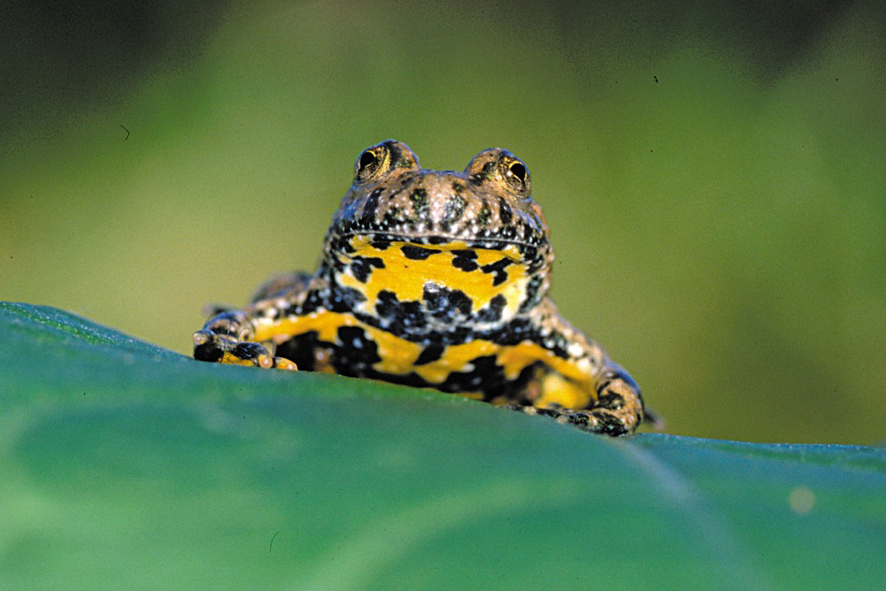
#> input picture unke.jpg, 886 x 591 px
$ python bar3.py --input ../unke.jpg
#> lines starting #> are read from the running program, lines starting #| are printed output that depends on the picture; after the words box and inside, x2 and y2 are one past the last pixel; in counts of white or black regions, pixels touching at a corner belong together
#> further down, src is the input picture: shape (591, 886, 3); mean B, G, R 73.9, 120, 88
# from __future__ import print_function
import cv2 as cv
import argparse
import numpy as np
import matplotlib.pyplot as plt
from scipy import signal
from math import sqrt
from lines import intersects, intersectR, orientation

max_lowThreshold = 100

window_name = 'Edge Map'
title_trackbar = 'Min Threshold:'
ratio = 3
kernel_size = 3
nonzero = None
scale = 0.3

col = [                 # rot...
    [204, 204, 255],    # 0
    [153, 153, 255],
    [102, 102, 255],
    [51, 51, 255],    # 3
    [0, 0, 255],
    [0, 0, 204],
    [0, 0, 153],    # 6
    [0, 0, 102],
    [0, 0, 51],
    [0, 0, 0],     # 9
    [0, 0, 0]
]

col1 = [            # blau
    [204, 0, 0],
    [204, 51, 0],
    [204, 102, 0],
    [204, 153, 0],
    [204, 204, 0],
    [204, 255, 0]
]


# [8 lines left out: function kindOfEnlargement, not called in this run]


class Triangle:
    def __init__(self, src):
        self.src = src
        self.src_gray = cv.cvtColor(src, cv.COLOR_BGR2GRAY)
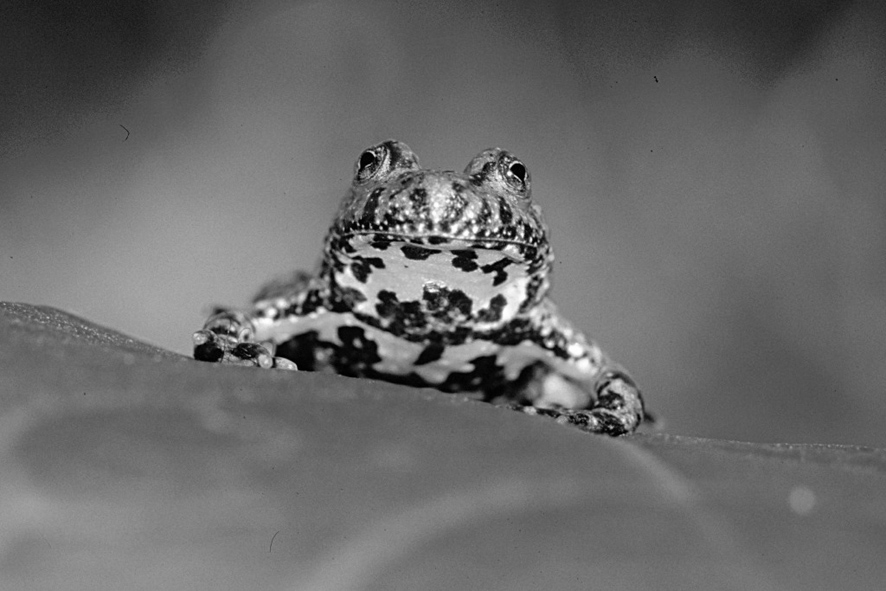
#> self.src_gray: shape (591, 886); min 0, max 255, mean 105.2
        self.src_hsv = cv.cvtColor(src, cv.COLOR_BGR2HSV)
#> self.src_hsv: shape (591, 886, 3); mean H, S, V 53.6, 125.3, 122.8
        self.img = src.copy()
        self.nonzero = None             # koordinaten von canny
        self.detected_edges = None      # canny
        self.z = []
        self.lines = []
        self.raster = None
        self.points = None  #  [[layer, x, y]...
        self.initEdges()
        self.initRaster(50)
        self.triangle = None # [[x1, y1], [x2, y2], [x3, y3]]
        self.itriangle = None # index des Triangles [i0, i1, i2]
        # letzer triangle
        self.enlargement = []
        self.index = 0  # index for 'current' enlargement


    # [12 lines left out: functions drawRasterX, drawRaster, not called in this run]


    def findZ(self, p, delta):
        """ return k, point where the lower k means the better edge for p"""
        max = sqrt(2)*(delta/2)
        for k, edges in enumerate(self.z):
            distances = np.sqrt((edges[:,:,0] - p[0]) ** 2 + (edges[:,:,1] - p[1]) ** 2)
            nearest_index = np.argmin(distances)
            point = edges[nearest_index][0]
            # check if this point is within delta bound
            if (sqrt( (p[0]-point[0]) ** 2 + (p[1]-point[1]) ** 2) < max):
                return (k, point)
        return (10, p)


    def initEdges(self):
        img_blur = cv.blur(self.src_gray, (3,3))
        for i in range(10, 0, -1):
            threshold = i*10
            detected_edges = cv.Canny(img_blur, threshold, threshold*ratio, kernel_size)
        # indices = np.where(detected_edges != [0])
            self.z.append(cv.findNonZero(detected_edges))
#> this loop made 10 passes
#> pass 1, in initEdges, `detected_edges = cv.Canny(img_blur, threshold, threshold*ratio, kernel..`:
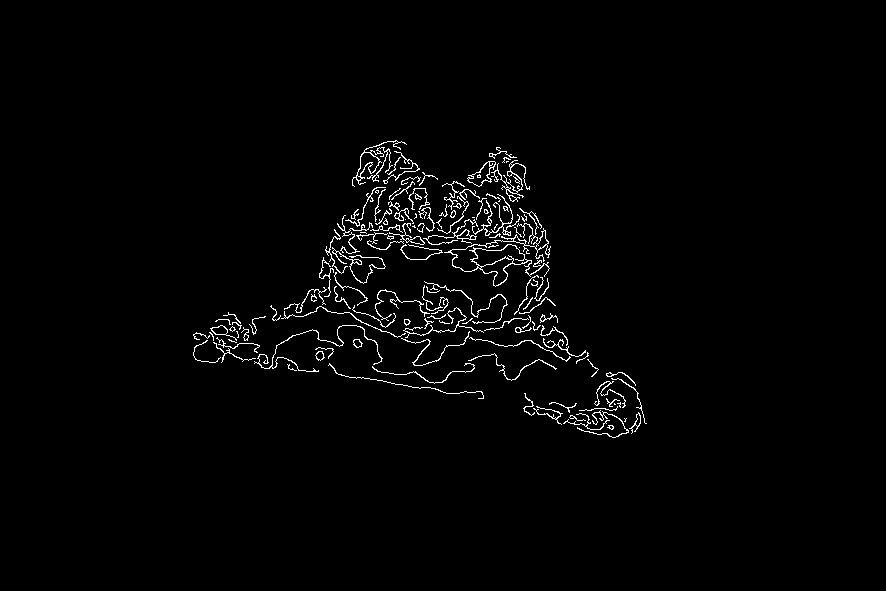
#> detected_edges: shape (591, 886); 1.8% white in thin lines or dots, all inside (x1, y1, x2, y2) = (193, 140, 647, 438)
#> pass 2, in initEdges, `detected_edges = cv.Canny(img_blur, threshold, threshold*ratio, kernel..`:
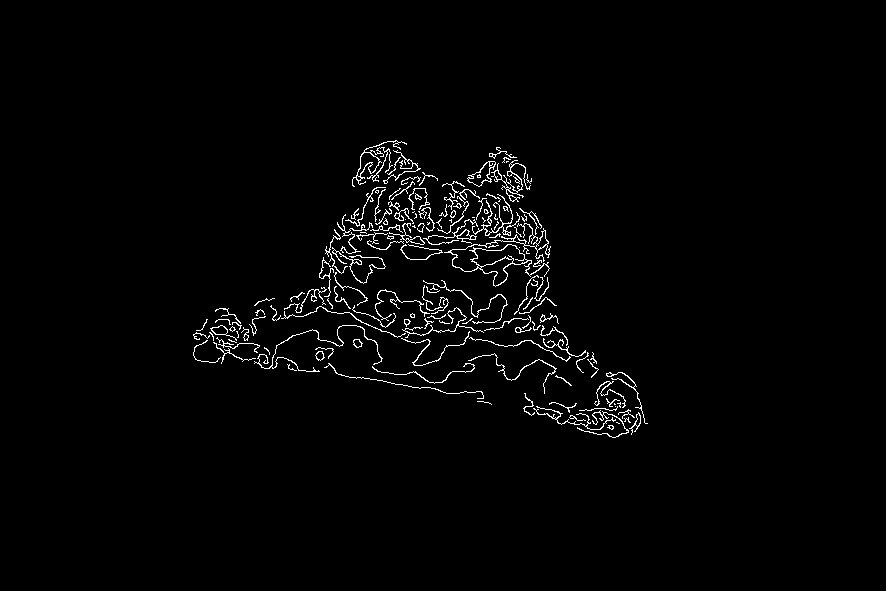
#> detected_edges: shape (591, 886); 1.8% white in thin lines or dots, all inside (x1, y1, x2, y2) = (193, 140, 648, 438)
#> pass 3, in initEdges, `detected_edges = cv.Canny(img_blur, threshold, threshold*ratio, kernel..`:
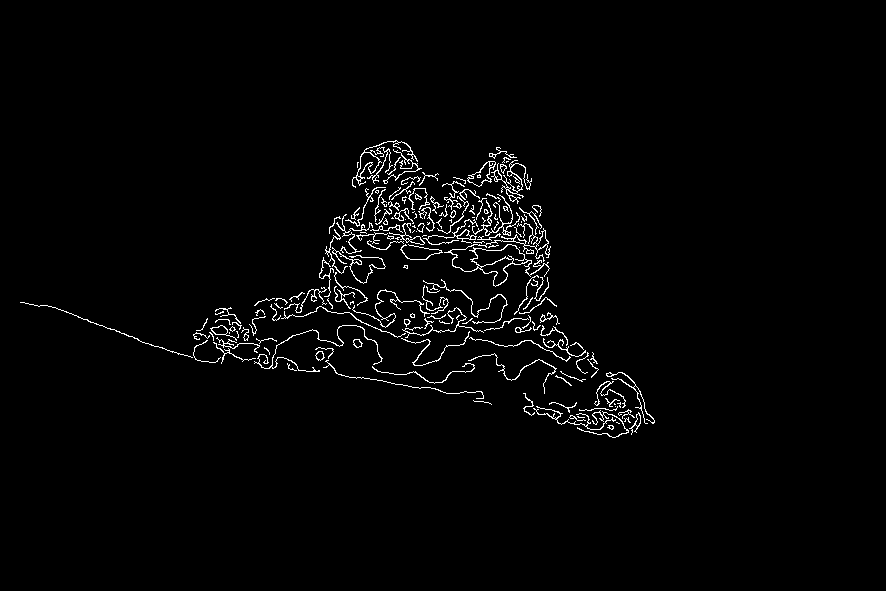
#> detected_edges: shape (591, 886); 2% white in thin lines or dots, all inside (x1, y1, x2, y2) = (20, 140, 655, 438)
#> after the loop:
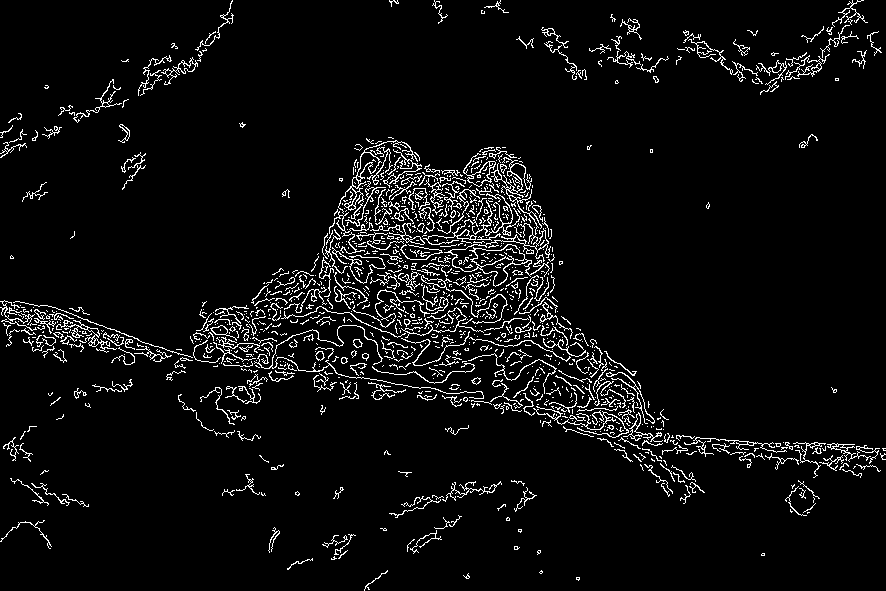
#> detected_edges: shape (591, 886); 5.2% white in thin lines or dots
#> after the loop, self.z = 10 contours; largest, box (x1, y1, x2, y2) and area: (0, 76, 880, 454) 124152, (0, 76, 793, 450) 95903, (13, 76, 659, 438) 63221, (13, 76, 659, 438) 62928, (0, 0, 886, 591) 48066
        print("Edges initi, ", len(self.z))
#| Edges initi,  10
        print('shape', self.src.shape)
#| shape (591, 886, 3)

    def initRaster(self, delta):
#> called with delta = 50
        x = (self.src.shape[1]+delta) // delta
#> x = 18
        y = (self.src.shape[0]+delta) // delta
#> y = 12
        # print('size', x, y)
        self.raster = np.zeros((x, y, 3), dtype = np.int64)
        for i in range(0, x):
            for j in range(0, y):
                # cv.circle(self.img, (i,j),2,(255,0,0),-1)
                (k, p) = self.findZ((i*delta,j*delta), delta)
                # print("p:", (i, j), "got: ", k, p)
                self.raster[i, j] = [k, p[0], p[1]]
                # cv.circle(self.img, p,2,col[k],-1)
        # print('raster', self.raster)
        (x,y,c) = self.raster.shape
#> c = 3
        self.points = self.raster.reshape(x*y, c)

    def reset(self):
        self.img = src.copy()
        self.lines = []

    def at(self, i):
        """ returns coordinates of index i"""
        return self.points[i][1:3]

    # [148 lines left out: functions tria, doCanny, find_nearest_white, find_nearest, set_triangle, find_triangle and 5 more, not called in this run]

    def addLine(self, p, q):
        self.lines.append((p, q))


    # [40 lines left out: functions linePossible, threshold, getavg, getColorDelta, not called in this run]


parser = argparse.ArgumentParser(description='Code for Canny Edge Detector tutorial.')
parser.add_argument('--input', help='Path to input image.', default='storch.jpg')

args = parser.parse_args()
src = cv.imread(cv.samples.findFile(args.input))
if src is None:
    print('Could not open or find the image: ', args.input)
    exit(0)

t = Triangle(src)

# [212 lines left out: functions CannyThreshold, harris, compare_shift, compare_enlarged, enlarge, enlarge1 and 4 more, not called in this run]

k = 0


# mouse callback function
# [11 lines left out: function draw_circle, not called in this run]
        # [9 lines of commented-out code are left out]
cv.namedWindow(window_name)
# cv.namedWindow("canny")
# cv.createTrackbar(title_trackbar, window_name , 75, max_lowThreshold, CannyThreshold)
cv.setMouseCallback(window_name, draw_circle)
cv.imshow(window_name, src)
# CannyThreshold(75)

help = """q - quit
r - reset
g - gray
a - analyze Triangle
b - find best enlarged triange, and select this triangle
i - show Raster
e - enlarge triangle
d - toggle histogram on triangle
n - analyze next enlared triangle...
t - toggle img, lines ...
"""


while(1):
    # cv.imshow(window_name,img)
    r = cv.waitKey(1)    # 20 ms to fetch key
#> (key Esc is pressed here)
    # if (r != -1): print("r " + str(r))
    if (r >=0):
        if (chr(r) == 'q'):
            break
        elif (chr(r) == 'r'):
            t.reset()
            cv.imshow(window_name, src)
        elif (chr(r) == 'a'):
            # harris()
            if (t.itriangle is not None):
                 analyse_triangle(t.itriangle)

        elif (chr(r) == 'e'):
            if (t.itriangle is not None):
                enlarge1(t.itriangle)
        elif (chr(r) == 'n'):
            if (t.itriangle is not None):
                next(t.itriangle)
        elif (chr(r) == 'b'):
            if (t.itriangle is not None):
                best(t.itriangle)
        elif (chr(r) == 'd'):
            if (k==0):
                if (t.triangle is not None):
                    draw_triangle()
                k = 1
            else:
                cv.destroyWindow('plot')
                k = 0
        elif (chr(r) == 'i'):
            t.drawRaster()
            cv.imshow(window_name, t.img)
        elif (chr(r) == 'b'):
            cv.imshow(window_name, t.src_gray)
        elif (chr(r) == '?'):
            print(help)
        else:
            print("key ('" + chr(r) + "') pressed. Press '?' for help")
#| key ('') pressed. Press '?' for help

cv.destroyAllWindows()
